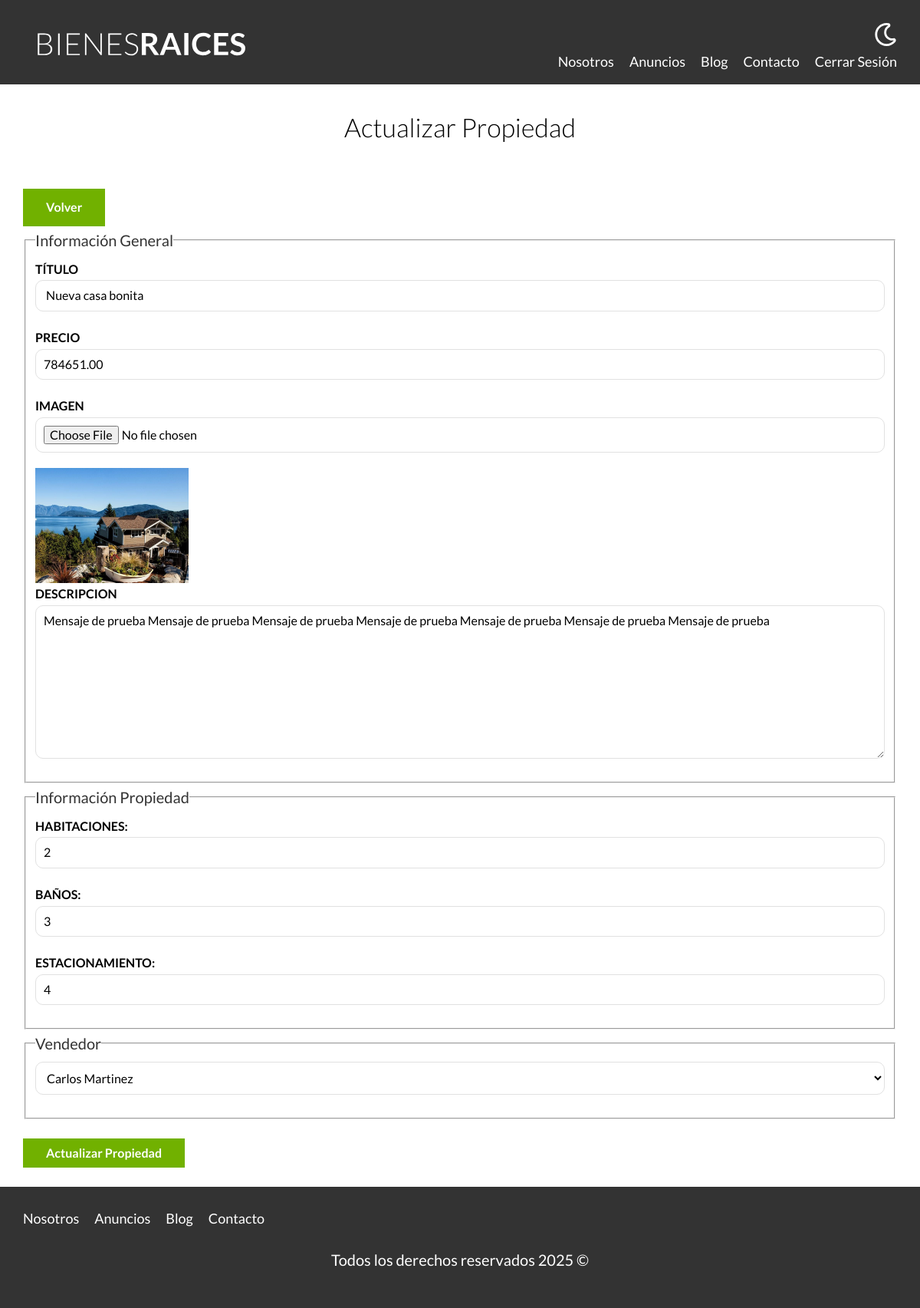
Page /propiedades/actualizar?id=39 (signed in) on the committed database.
### tables this page shows
CREATE TABLE `propiedades` (
  `id` int NOT NULL AUTO_INCREMENT,
  `titulo` varchar(45) DEFAULT NULL,
  `precio` decimal(10,2) DEFAULT NULL,
  `imagen` varchar(200) DEFAULT NULL,
  `descripcion` longtext,
  `habitaciones` int DEFAULT NULL,
  `wc` int DEFAULT NULL,
  `estacionamiento` varchar(45) DEFAULT NULL,
  `creado` date DEFAULT NULL,
  `vendedores_id` int NOT NULL,
  PRIMARY KEY (`id`),
  KEY `fk_propiedades_vendedores1_idx` (`vendedores_id`),
  CONSTRAINT `fk_propiedades_vendedores1` FOREIGN KEY (`vendedores_id`) REFERENCES `vendedores` (`id`)
);

CREATE TABLE `vendedores` (
  `id` int NOT NULL AUTO_INCREMENT,
  `nombre` varchar(45) DEFAULT NULL,
  `apellido` varchar(45) DEFAULT NULL,
  `telefono` varchar(10) DEFAULT NULL,
  PRIMARY KEY (`id`)
);

### controllers/PropiedadController.php (called while the page is built, shortened)
<?php
class PropiedadController{
    public static function actualizar(Router $router){
        $id = validarRedirec('/admin');
        $propiedad = Propiedad::find($id);
        $errores = Propiedad::getErrores();
        $vendedores = Vendedor::all();
        $router->render("/propiedades/actualizar", [
            "propiedad" => $propiedad,
            "errores" => $errores,
            "vendedores" => $vendedores
        ]);
    }
}

### public/index.php (called while the page is built, shortened)
<?php
$router = new Router();
$router->get("/admin", [PropiedadController::class, "index"]);
$router->get("/propiedades/crear", [PropiedadController::class, "crear"]);
$router->post("/propiedades/crear", [PropiedadController::class, "crear"]);
$router->get("/propiedades/actualizar", [PropiedadController::class, "actualizar"]);
$router->post("/propiedades/actualizar", [PropiedadController::class, "actualizar"]);
$router->post("/propiedades/eliminar", [PropiedadController::class, "eliminar"]);
$router->get("/vendedores/crear", [VendedorController::class, "crear"]);
$router->post("/vendedores/crear", [VendedorController::class, "crear"]);
$router->get("/vendedores/actualizar", [VendedorController::class, "actualizar"]);
$router->post("/vendedores/actualizar", [VendedorController::class, "actualizar"]);
$router->post("/vendedores/eliminar", [VendedorController::class, "eliminar"]);
$router->get("/", [PaginasController::class, "index"]);
$router->get("/nosotros", [PaginasController::class, "nosotros"]);
$router->get("/propiedades", [PaginasController::class, "propiedades"]);
$router->get("/propiedad", [PaginasController::class, "propiedad"]);
$router->get("/blog", [PaginasController::class, "blog"]);
$router->get("/entrada", [PaginasController::class, "entrada"]);
$router->get("/contacto", [PaginasController::class, "contacto"]);
$router->post("/contacto", [PaginasController::class, "contacto"]);
$router->get("/login", [LoginController::class, "login"]);
$router->post("/login", [LoginController::class, "login"]);
$router->get("/logout", [LoginController::class, "logout"]);
$router->comprobarRutas();

### includes/funciones.php (called while the page is built, shortened)
<?php
function s($html) : string{
    $s = htmlspecialchars($html);
    return $s;
}
function validarRedirec (string $url){
    $id = $_GET["id"];
    $id = filter_var($id, FILTER_VALIDATE_INT);
    return $id;
}

### models/ActiveRecord.php (called while the page is built, shortened)
<?php
class ActiveRecord{
    protected static $db;
    protected static $tabla = "";
    public static function setDb ($db) {
        self::$db = $db;
    }
    public static function all(){
        $query = "SELECT * FROM " . static::$tabla;
        $resultado = self::consultarSql($query);
        return $resultado;
    }
    public static function find($id){
        $query = "SELECT * FROM " . static::$tabla . " WHERE id=$id";
        $resultado = self::consultarSql($query);
        return array_shift($resultado);
    }
    public static function consultarSql($query){
        $resultado = self::$db->query($query);
        $array = [];
        while($registro = $resultado->fetch_assoc()){
            $array[] = static::crearObjeto($registro);
        }
        return $array;
    }
    protected static function crearObjeto($registro){
        $objeto = new static;
        foreach ($registro as $key => $value){
            if (property_exists( $objeto, $key)){
                $objeto->$key = $value;
            }
        }
        return $objeto;
    }
}

### views/propiedades/formulario.php (the view, shortened to what this page needs)
<fieldset>
    <legend>Información General</legend>
    <label for="titulo">Título</label>
    <input type="text" id="titulo" name="propiedad[titulo]" placeholder="Propiedad" value="<?php echo s($propiedad->titulo); ?>">
    <label for="precio">Precio</label>
    <input type="number" id="precio" name="propiedad[precio]" placeholder="Precio" value="<?php echo s($propiedad->precio); ?>">
    <label for="imagen">Imagen</label>
    <input type="file" id="imagen" accept="image/jpeg, image/png" name="propiedad[imagen]" >
    <?php if ($propiedad->imagen): ?>
        <img src="/imagenes/<?php echo $propiedad->imagen ?>" class="imagen-peque">
    <?php endif ?>
    <label for="descripcion">Descripcion</label>
    <textarea id="descripcion" name="propiedad[descripcion]"><?php echo s($propiedad->descripcion); ?></textarea>
</fieldset>
<fieldset>
    <legend>Información Propiedad</legend>
    <label for="habitaciones">Habitaciones:</label>
    <input type="number" id="habitaciones" name="propiedad[habitaciones]" placeholder="Ej: 7" min="1" value="<?php echo s($propiedad->habitaciones); ?>">
    <label for="wc">Baños:</label>
    <input type="number" id="wc" name="propiedad[wc]" placeholder="Ej: 7" min="1" value="<?php echo s($propiedad->wc); ?>">
    <label for="estacionamiento">Estacionamiento:</label>
    <input type="number" id="estacionamiento" name="propiedad[estacionamiento]" placeholder="Ej: 7" min="1" value="<?php echo s($propiedad->estacionamiento); ?>">
</fieldset>
<fieldset>
    <legend>Vendedor</legend>
        <select name="propiedad[vendedores_id]">
            <?php foreach($vendedores as $vendedor): ?>
                <option <?php echo $propiedad->vendedores_id === $vendedor->id ? 'selected' : ''; ?> value="<?php echo s($vendedor->id); ?>"> <?php echo s($vendedor->nombre) . " " . s($vendedor->apellido); ?></option>
            <?php endforeach ?>
        </select>
</fieldset>

### public/build/css/app.css (style rules this page uses)
html { -webkit-text-size-adjust:100%;line-height:1.15 }
body { margin:0 }
img { border-style:none }
button,input,optgroup,select,textarea { font-family:inherit;font-size:100%;line-height:1.15;margin:0 }
button,input { overflow:visible }
button,select { text-transform:none }
fieldset { padding:.35em .75em .625em }
legend { box-sizing:border-box;color:inherit;display:table;max-width:100%;padding:0;white-space:normal }
textarea { overflow:auto }
html { box-sizing:border-box;font-size:62.5% }
*,:after,:before { box-sizing:inherit }
body { font-family:Lato,sans-serif;font-size:1.6rem;line-height:1.8 }
img,picture { display:block;width:100% }
.formulario legend { color:#333;font-size:2rem }
.formulario label { display:block;font-weight:700;text-transform:uppercase }
.formulario input:not([type=submit]),.formulario select,.formulario textarea { background-color:#fff;border:1px solid #e1e1e1;border-radius:1rem;display:block;margin-bottom:2rem;padding:1rem;width:100% }
.formulario textarea { height:20rem }
.imagen-peque { width:20rem }

### rows in the picture
propiedades: titulo "Nueva casa bonita", precio "784651.00", imagen (picture), descripcion "Mensaje de prueba Mensaje de prueba Mensaje de prueba Mensaje de prueba Mensaje de prueba Mensaje de prueba Mensaje de prueba", habitaciones "2", wc "3", estacionamiento "4", vendedores.nombre "Carlos Martinez"
